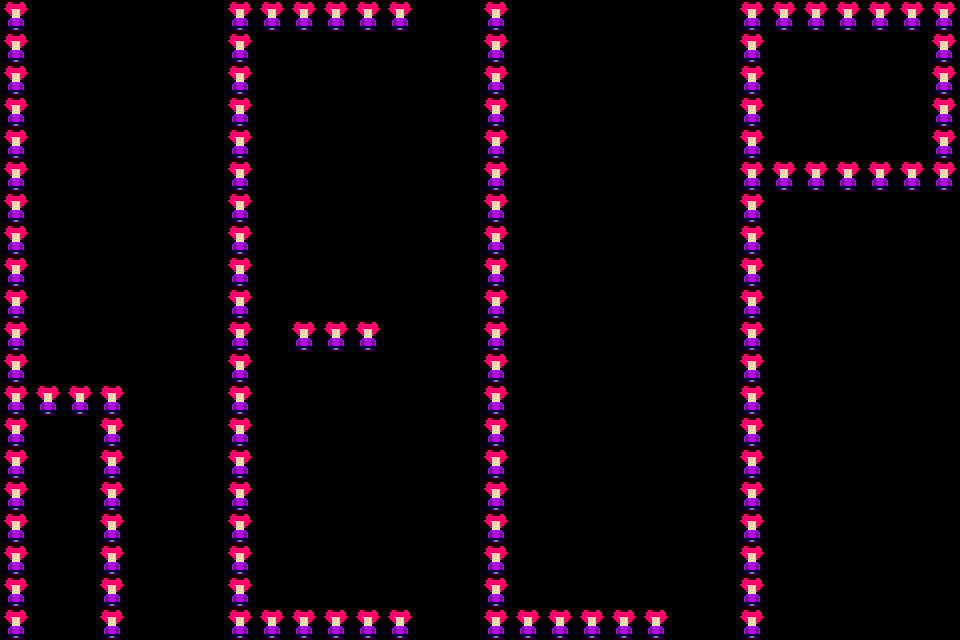

This game map was drawn from its Tiled (.tmx) file and the tilesets committed beside it. A one-line description and the full map source follow:
An orthogonal 30x20 tile map with 32x32 px tiles, 1 tile layer (Tile Layer 1).

<map version="1.9" tiledversion="1.9.1" orientation="orthogonal" renderorder="right-down" width="30" height="20" tilewidth="32" tileheight="32" infinite="0" nextlayerid="3" nextobjectid="1">
 <tileset firstgid="1" source="bit_tileset_test.tsx" />
 <layer id="2" name="Tile Layer 1" width="30" height="20">
  <data encoding="csv">
2,0,0,0,0,0,0,2,2,2,2,2,2,0,0,2,0,0,0,0,0,0,0,2,2,2,2,2,2,2,
2,0,0,0,0,0,0,2,0,0,0,0,0,0,0,2,0,0,0,0,0,0,0,2,0,0,0,0,0,2,
2,0,0,0,0,0,0,2,0,0,0,0,0,0,0,2,0,0,0,0,0,0,0,2,0,0,0,0,0,2,
2,0,0,0,0,0,0,2,0,0,0,0,0,0,0,2,0,0,0,0,0,0,0,2,0,0,0,0,0,2,
2,0,0,0,0,0,0,2,0,0,0,0,0,0,0,2,0,0,0,0,0,0,0,2,0,0,0,0,0,2,
2,0,0,0,0,0,0,2,0,0,0,0,0,0,0,2,0,0,0,0,0,0,0,2,2,2,2,2,2,2,
2,0,0,0,0,0,0,2,0,0,0,0,0,0,0,2,0,0,0,0,0,0,0,2,0,0,0,0,0,0,
2,0,0,0,0,0,0,2,0,0,0,0,0,0,0,2,0,0,0,0,0,0,0,2,0,0,0,0,0,0,
2,0,0,0,0,0,0,2,0,0,0,0,0,0,0,2,0,0,0,0,0,0,0,2,0,0,0,0,0,0,
2,0,0,0,0,0,0,2,0,0,0,0,0,0,0,2,0,0,0,0,0,0,0,2,0,0,0,0,0,0,
2,0,0,0,0,0,0,2,0,2,2,2,0,0,0,2,0,0,0,0,0,0,0,2,0,0,0,0,0,0,
2,0,0,0,0,0,0,2,0,0,0,0,0,0,0,2,0,0,0,0,0,0,0,2,0,0,0,0,0,0,
2,2,2,2,0,0,0,2,0,0,0,0,0,0,0,2,0,0,0,0,0,0,0,2,0,0,0,0,0,0,
2,0,0,2,0,0,0,2,0,0,0,0,0,0,0,2,0,0,0,0,0,0,0,2,0,0,0,0,0,0,
2,0,0,2,0,0,0,2,0,0,0,0,0,0,0,2,0,0,0,0,0,0,0,2,0,0,0,0,0,0,
2,0,0,2,0,0,0,2,0,0,0,0,0,0,0,2,0,0,0,0,0,0,0,2,0,0,0,0,0,0,
2,0,0,2,0,0,0,2,0,0,0,0,0,0,0,2,0,0,0,0,0,0,0,2,0,0,0,0,0,0,
2,0,0,2,0,0,0,2,0,0,0,0,0,0,0,2,0,0,0,0,0,0,0,2,0,0,0,0,0,0,
2,0,0,2,0,0,0,2,0,0,0,0,0,0,0,2,0,0,0,0,0,0,0,2,0,0,0,0,0,0,
2,0,0,2,0,0,0,2,2,2,2,2,2,0,0,2,2,2,2,2,2,0,0,2,0,0,0,0,0,0
</data>
 </layer>
</map>